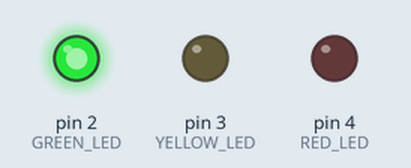
The sketch below on a simulated Arduino Uno, built with avr-gcc and run on an emulated ATmega328P. On the bench: output pins drawn as LEDs (lit = HIGH).

Above: at 2.5 s.
At 6.0 s:
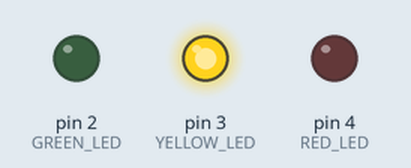
At 9.5 s:
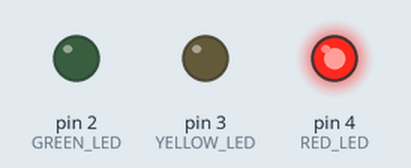
Timing chart, 0 to 15.6 s (numbered marks = the images above):
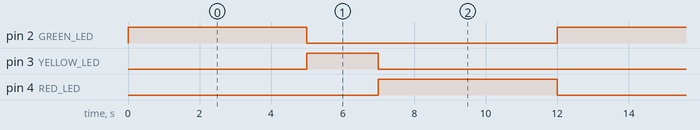

The sketch:

traffic_light_using_function.ino
```cpp
const byte RED_LED = 4;
const byte YELLOW_LED = 3;
const byte GREEN_LED = 2;

void setLights(bool red, bool yellow, bool green) {
  digitalWrite(RED_LED, red);
  digitalWrite(YELLOW_LED, yellow);
  digitalWrite(GREEN_LED, green);
}

void setup() {
  pinMode(RED_LED, OUTPUT);
  pinMode(YELLOW_LED, OUTPUT);
  pinMode(GREEN_LED, OUTPUT);
}

void loop() {
  setLights(LOW, LOW, HIGH);   // Green
  delay(5000);

  setLights(LOW, HIGH, LOW);   // Yellow
  delay(2000);

  setLights(HIGH, LOW, LOW);   // Red
  delay(5000);
}
```

Measured:
- by itself, pin 2 (GREEN_LED), pin 4 (RED_LED): alternates HIGH for 5.0 s and LOW for 7.0 s
- by itself, pin 3 (YELLOW_LED): alternates HIGH for 2.0 s and LOW for 10.0 s
- by itself, everything shown: repeats every 12.0 s, in 3 steps
